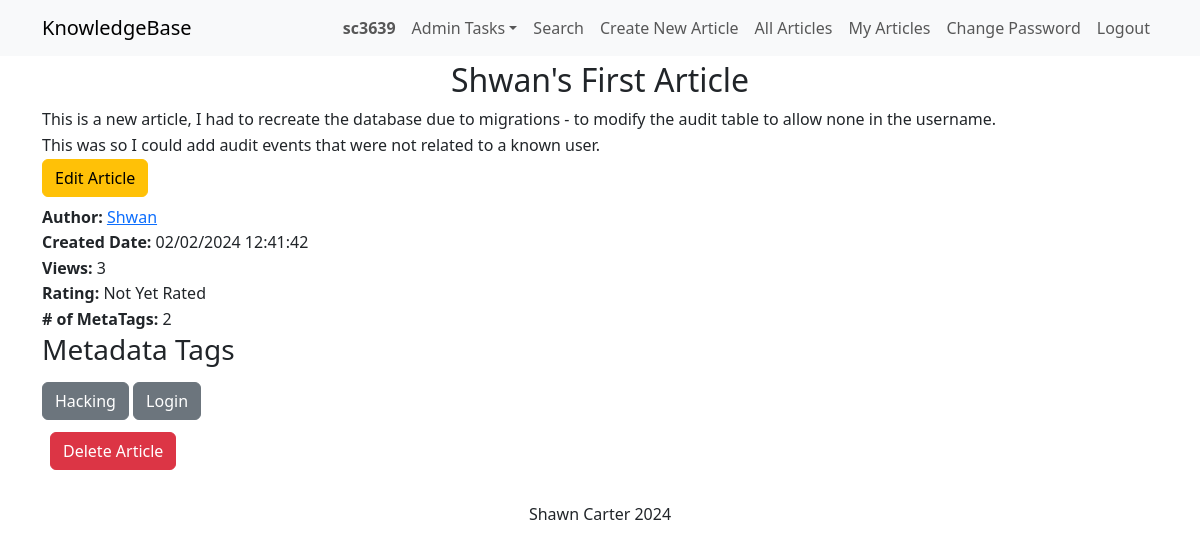
The app's page /article/2/ (signed in) with its own data.
### kb_app/models.py (models this page shows, shortened)
class KBEntry(models.Model):
    title = models.CharField(max_length=255)
    article = models.TextField()
    created_by = models.ForeignKey(
        User, related_name="created_kb_entries", on_delete=models.SET_NULL, null=True
    )
    created_datetime = models.DateTimeField(auto_now_add=True)
    modified_datetime = models.DateTimeField(null=True, blank=True)
    last_modified_by = models.ForeignKey(
        User, related_name="modified_kb_entries", on_delete=models.SET_NULL, null=True
    )
    deleted_datetime = models.DateTimeField(null=True, blank=True)
    deleted_by = models.ForeignKey(
        User,
        related_name="deleted_kb_entries",
        on_delete=models.SET_NULL,
        null=True,
        blank=True,
    )
    upvotes = models.ManyToManyField(
        User, related_name="upvoted_kb_entries", blank=True
    )
    downvotes = models.ManyToManyField(
        User, related_name="downvoted_kb_entries", blank=True
    )
    rating = models.FloatField(default=0.0)
    views = models.PositiveIntegerField(default=0)
    meta_data = models.ManyToManyField("Tag", blank=True)

class Tag(models.Model):
    name = models.CharField(max_length=100)

### kb_app/views.py (the view)
# urls.py: path("article/<int:article_id>/", views.article_detail, name="article_detail"),
@login_required
def article_detail(request, article_id):
    try:
        if request.user.is_superuser:
            article = KBEntry.objects.get(pk=article_id)
        else:
            article = KBEntry.objects.get(pk=article_id, deleted_datetime__isnull=True)
        if article.deleted_datetime is None:
            article.views += 1
            article.save()
    except KBEntry.DoesNotExist:
        messages.error(request, "Article not found or has been deleted.")
        return redirect("home")
    user_has_upvoted = request.user in article.upvotes.all()
    user_has_downvoted = request.user in article.downvotes.all()
    context = {
        "article": article,
        "user_has_upvoted": user_has_upvoted,
        "user_has_downvoted": user_has_downvoted,
        "is_deleted": article.deleted_datetime
        is not None,  # Indicates if the article is deleted
    }
    return render(request, "knowledge/article_detail.html", context)

### kb_app/templates/knowledge/article_detail.html (shortened to what this page needs)
{% extends 'knowledge/base.html' %}
{% block page_title%}{{ article.title }}{% endblock %}
{% block content %}
    <article>
        <div class="ql-editor ql-snow">
            {{ article.article|safe }}
        </div>
    </article>
    {% if user.is_superuser or article.created_by == user %}
        <a href="{% url 'edit_article' article.id %}" class="btn btn-warning mb-2">Edit Article</a>
    {% endif %}
    <p><strong>Author:</strong> <a href="{% url 'user_articles' article.created_by.id %}"
            title="See all articles by {{ article.created_by.username }}">{{ article.created_by.username }}</a></p>
    <p><strong>Created Date:</strong> {{ article.created_datetime|date:"d/m/Y H:i:s" }}</p>
    <p><strong>Views:</strong> {{ article.views }}</p>
    <p><strong>Rating:</strong>
    {% if article.rating != 0.0 or article.downvotes.count > 0 %}
        <span id="rating">{{ article.rating }} % ({{article.upvotes.count}} Up / {{article.downvotes.count}} Down)</span>
    {% else %}
        <span id="rating">Not Yet Rated</span>
    {% endif %}
    </p>
    <p><strong># of MetaTags:</strong> {{ article.meta_data.count }} </p>
    <h3>Metadata Tags</h3>
    <div class="mt-3">
    {% for tag in article.meta_data.all %}
        <a href="{% url 'home' %}?search={{ tag.name }}" class="btn btn-secondary mb-1">{{ tag.name }}</a>
    {% endfor %}
    </div>
    {% if user.is_superuser %}
        {% if is_deleted %}
            <a href="{% url 'undelete_article' article.id %}" class="btn btn-success m-1">Undelete Article</a>
            <a href="{% url 'confirm_permanent_delete' article.id %}" class="btn btn-danger m-1">Permanently Delete</a>
        {% else %}
            <a href="{% url 'delete_article' article.id %}" class="btn btn-danger m-2">Delete Article</a>
        {% endif %}
    {% endif %}
{% endblock %}

### kb_app/templates/knowledge/base.html (shortened to what this page needs)
<!DOCTYPE html>
<html lang="en">
<head>
    {% load static %}
    <link href="https://cdn.jsdelivr.net/npm/bootstrap@5.3.1/dist/css/bootstrap.min.css" rel="stylesheet" />
    <link rel="stylesheet" href="https://cdn.jsdelivr.net/npm/alertifyjs@1.13.1/build/css/alertify.min.css" />
    <link rel="stylesheet" href="https://cdn.jsdelivr.net/npm/alertifyjs@1.13.1/build/css/themes/default.min.css" />
    <link href="//cdn.quilljs.com/1.3.6/quill.snow.css" rel="stylesheet" />
    <link href="https://cdn.datatables.net/v/bs5/dt-1.13.6/cr-1.7.0/fh-3.4.0/r-2.5.0/sb-1.5.0/datatables.min.css" rel="stylesheet" />
    <link rel="stylesheet" href="{% static 'custom.css' %}" />
</head>
<body>
    <nav class="navbar navbar-light bg-light navbar-expand-md">
        <div class="container">
            <a class="navbar-brand" href="/">KnowledgeBase</a>
            <div class="collapse navbar-collapse" id="navbarResponsive">
                <ul class="navbar-nav ms-auto">
                    {% if user.is_authenticated %}
                        <li class="nav-item">
                            <strong><a class="nav-link">{{ user.username }}</a></strong>
                        </li>
                        {% if user.is_superuser %}
                            <li class="nav-item dropdown">
                                <a class="nav-link dropdown-toggle" id="navbarDropdownMenuLink" role="button"
                                    data-bs-toggle="dropdown" aria-expanded="false">Admin Tasks</a>
                            </li>
                        {% else %}
                            <li class="nav-item">
                                <a class="nav-link" id="logout">(Normal User)</a>
                            </li>
                        {% endif %}
                        <li class="nav-item">
                            <a class="nav-link" href="{% url 'home' %}">Search</a>
                        </li>
                        <li class="nav-item">
                            <a class="nav-link" href="{% url 'create' %}">Create New Article</a>
                        </li>
                        <li class="nav-item">
                            <a class="nav-link" href="{% url 'allarticles' %}">All Articles</a>
                        </li>
                        <li class="nav-item">
                            <a class="nav-link" href="{% url 'my_articles' %}">My Articles</a>
                        </li>
                        <li class="nav-item">
                            <a class="nav-link" href="{% url 'change_password' %}">Change Password</a>
                        </li>
                        <li class="nav-item">
                            <a class="nav-link" id="logout" href="{% url 'confirm_logout' %}">Logout</a>
                        </li>
                    {% endif %}
                </ul>
            </div>
        </div>
    </nav>
    <div class="container">
        <h2 class='title'>{% block page_title %}{% endblock %}</h2>
        {% block content %}{% endblock %}
    </div>
    <br>
    <div class="footer text-center" id="footer">
        Shawn Carter 2024
    </div>
    <br>
</body>
</html>

### static/custom.css (style rules this page uses)
.title { text-align: center; margin-top:5px !important; }
.ql-editor { white-space: normal; }
p { margin-bottom: 0.1rem; }

### records on screen
KBEntry: title "Shwan's First Article", article "This is a new article, I had to recreate the database due to migrations - to modify the audit table to allow none in the username. This was so I could add audit events that were not related to a known user.", created_by.username "Shwan", created_datetime "02/02/2024 12:41:42", views "3", meta_data.count "2"
Tag: name "Hacking"
Tag: name "Login"

### other values on screen
{{ user.username }} "sc3639"
